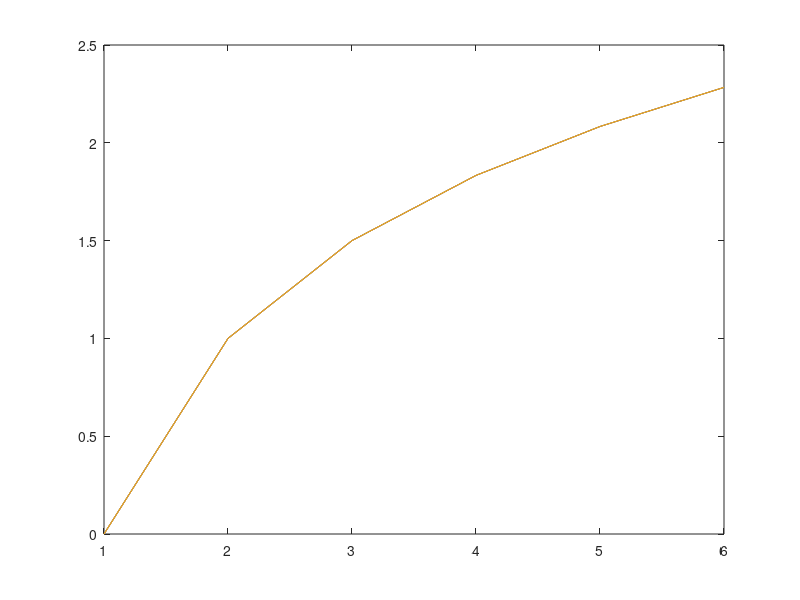

This chart was generated by the following MATLAB code:
Sum=0;
prompt='how long your series is? ';
finalValue=input(prompt)
for n=1:finalValue
      Un=(1)./(n);
      Sum(n+1)=Un+Sum(n);
end
fprintf('The sum is= %d\n', Sum);
plot(Sum)
hold on
% other test:
Sum=0;
prompt='how long your series is? ';
finalValue=input(prompt)
for n=1:finalValue
      Un=(1)./(n);
      Sum(n+1)=Un+Sum(n);
end
fprintf('The sum is= %d\n', Sum);
plot(Sum)
hold on 
% other test:
Sum=0;
prompt='how long your series is? ';
finalValue=input(prompt)
for n=1:finalValue
      Un=(1)./(n);
      Sum(n+1)=Un+Sum(n);
end
fprintf('The sum is= %d\n', Sum);
plot(Sum)
